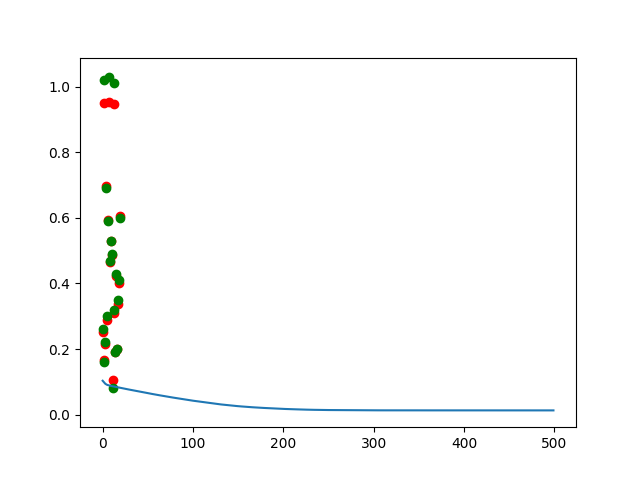

Source code (Python):
#################################################
# RNN Using Python and Keras
#
###############################################
import numpy as np
import matplotlib.pyplot as plt
from sklearn.model_selection import train_test_split

from keras.models import Sequential
from keras.layers import LSTM

#################################################
# Create dataset for RNN
#
DataList = [[ [i+j] for i in range(5)] for j in range (100)]
type(DataList)
DataList[0:5]
DataList[95:100]

TargetList = [(i+5) for i in range(100)]
type(TargetList)
TargetList[0:5]
TargetList[95:100]

data = np.array(DataList, dtype = float)
data[0:5]
data.shape

target = np.array(TargetList, dtype = float)
target[0:5]
target.shape

###################################################
# Scale the data between 0 and 1
#
dataScale = data/100
dataScale[0:2]

targetScale = target/100
targetScale[0:2]

##################################################
# Split data set
#
#x_train, x_test, y_train, y_test = train_test_split(data, target, test_size=0.2, random_state=4)
x_train, x_test, y_train, y_test = train_test_split(dataScale, targetScale, test_size=0.2, random_state=4)

x_train[0:2]
y_train[0:2]

x_test[0:2]
y_test[0:2]

##################################################
# RNN Model
#
model = Sequential()
# Add the LSTM
model.add(LSTM((1), batch_input_shape=(None,5,1), return_sequences=False))

model.compile(loss='mean_absolute_error', optimizer='adam', metrics=['accuracy'])

model.summary()

#################################################
# Fit the training data to the model
# Measure the accuracy with test data
#
history = model.fit(x_train, y_train, epochs=500, validation_data=(x_test,y_test))

####################################################
# Predict using Testing data
#
results = model.predict(x_test)

plt.scatter(range(20), results,c='r')
plt.scatter(range(20), y_test, c='g')

####################################################
# Plot the loss Function
#
plt.plot(history.history['loss'])
plt.savefig("lesson8.png")
